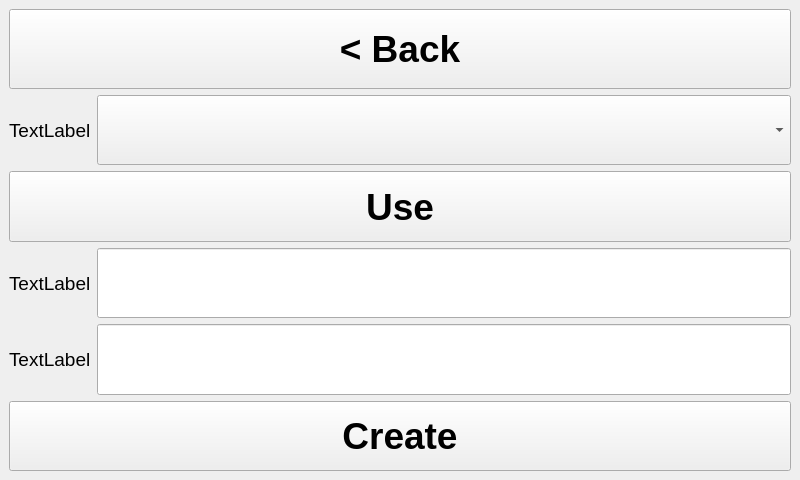
<?xml version="1.0" encoding="UTF-8"?>
<ui version="4.0">
 <class>SumupWindow</class>
 <widget class="QMainWindow" name="SumupWindow">
  <property name="geometry">
   <rect>
    <x>0</x>
    <y>0</y>
    <width>800</width>
    <height>480</height>
   </rect>
  </property>
  <property name="sizePolicy">
   <sizepolicy hsizetype="Fixed" vsizetype="Fixed">
    <horstretch>0</horstretch>
    <verstretch>0</verstretch>
   </sizepolicy>
  </property>
  <property name="minimumSize">
   <size>
    <width>800</width>
    <height>480</height>
   </size>
  </property>
  <property name="maximumSize">
   <size>
    <width>800</width>
    <height>480</height>
   </size>
  </property>
  <property name="cursor">
   <cursorShape>ArrowCursor</cursorShape>
  </property>
  <property name="windowTitle">
   <string>News</string>
  </property>
  <property name="styleSheet">
   <string notr="true"/>
  </property>
  <widget class="QWidget" name="centralwidget">
   <layout class="QVBoxLayout" name="verticalLayout_2">
    <item>
     <widget class="QPushButton" name="button_back">
      <property name="maximumSize">
       <size>
        <width>5000</width>
        <height>80</height>
       </size>
      </property>
      <property name="font">
       <font>
        <pointsize>28</pointsize>
        <bold>true</bold>
       </font>
      </property>
      <property name="text">
       <string>&lt; Back</string>
      </property>
      <property name="cssClass" stdset="0">
       <string>btn-inverted</string>
      </property>
     </widget>
    </item>
    <item>
     <layout class="QGridLayout" name="gridLayout">
      <item row="0" column="0">
       <widget class="QLabel" name="label_reader">
        <property name="font">
         <font>
          <pointsize>14</pointsize>
         </font>
        </property>
        <property name="text">
         <string>TextLabel</string>
        </property>
       </widget>
      </item>
      <item row="0" column="1">
       <widget class="QComboBox" name="input_reader">
        <property name="minimumSize">
         <size>
          <width>105</width>
          <height>28</height>
         </size>
        </property>
        <property name="maximumSize">
         <size>
          <width>16777215</width>
          <height>100</height>
         </size>
        </property>
        <property name="font">
         <font>
          <pointsize>14</pointsize>
          <bold>false</bold>
         </font>
        </property>
       </widget>
      </item>
      <item row="3" column="0">
       <widget class="QLabel" name="label_code">
        <property name="font">
         <font>
          <pointsize>14</pointsize>
         </font>
        </property>
        <property name="text">
         <string>TextLabel</string>
        </property>
       </widget>
      </item>
      <item row="3" column="1">
       <widget class="ClickableLineEdit" name="input_code">
        <property name="minimumSize">
         <size>
          <width>0</width>
          <height>30</height>
         </size>
        </property>
        <property name="maximumSize">
         <size>
          <width>16777215</width>
          <height>100</height>
         </size>
        </property>
        <property name="font">
         <font>
          <pointsize>16</pointsize>
          <bold>true</bold>
         </font>
        </property>
        <property name="alignment">
         <set>Qt::AlignCenter</set>
        </property>
        <property name="cssClass" stdset="0">
         <string>secondary bold</string>
        </property>
       </widget>
      </item>
      <item row="2" column="0">
       <widget class="QLabel" name="label_name">
        <property name="font">
         <font>
          <pointsize>14</pointsize>
         </font>
        </property>
        <property name="text">
         <string>TextLabel</string>
        </property>
       </widget>
      </item>
      <item row="2" column="1">
       <widget class="ClickableLineEdit" name="input_name">
        <property name="minimumSize">
         <size>
          <width>0</width>
          <height>30</height>
         </size>
        </property>
        <property name="maximumSize">
         <size>
          <width>16777215</width>
          <height>100</height>
         </size>
        </property>
        <property name="font">
         <font>
          <pointsize>16</pointsize>
          <bold>true</bold>
         </font>
        </property>
        <property name="alignment">
         <set>Qt::AlignCenter</set>
        </property>
        <property name="cssClass" stdset="0">
         <string>secondary bold</string>
        </property>
       </widget>
      </item>
      <item row="1" column="0" colspan="2">
       <widget class="QPushButton" name="button_use">
        <property name="maximumSize">
         <size>
          <width>5000</width>
          <height>100</height>
         </size>
        </property>
        <property name="font">
         <font>
          <pointsize>28</pointsize>
          <bold>true</bold>
         </font>
        </property>
        <property name="text">
         <string>Use</string>
        </property>
        <property name="cssClass" stdset="0">
         <string>btn-inverted</string>
        </property>
       </widget>
      </item>
      <item row="4" column="0" colspan="2">
       <widget class="QPushButton" name="button_create">
        <property name="maximumSize">
         <size>
          <width>5000</width>
          <height>100</height>
         </size>
        </property>
        <property name="font">
         <font>
          <pointsize>28</pointsize>
          <bold>true</bold>
         </font>
        </property>
        <property name="text">
         <string>Create</string>
        </property>
        <property name="cssClass" stdset="0">
         <string>btn-inverted</string>
        </property>
       </widget>
      </item>
     </layout>
    </item>
   </layout>
  </widget>
 </widget>
 <customwidgets>
  <customwidget>
   <class>ClickableLineEdit</class>
   <extends>QLineEdit</extends>
   <header>src.ui_elements.clickablelineedit.h</header>
  </customwidget>
 </customwidgets>
 <resources/>
 <connections/>
</ui>
